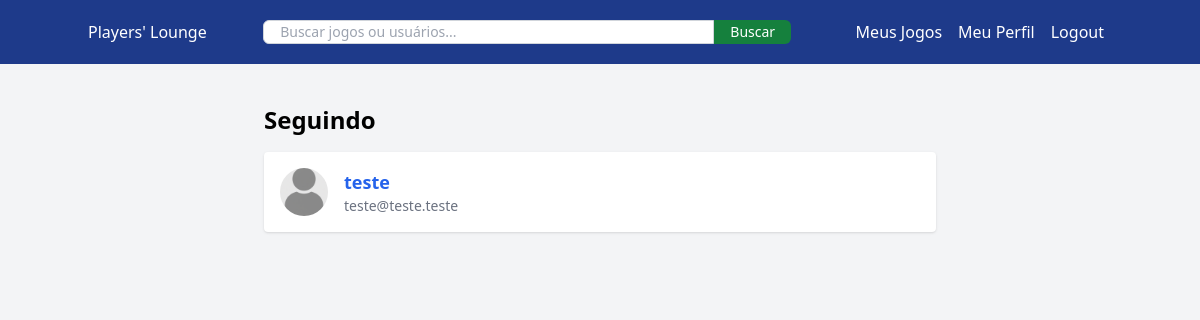
Before: /index.php?action=show_followers&username=Hawkie (signed in) with the older database file.
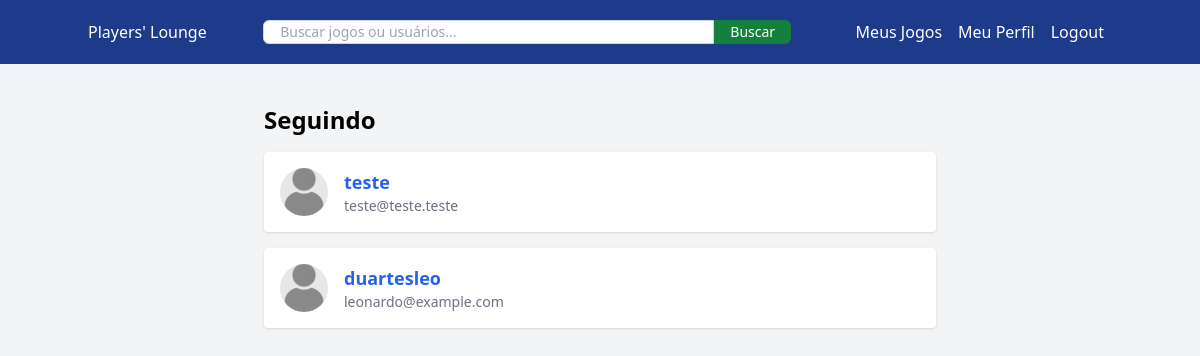
After: the same page with the newer database file.
### tables this page shows
CREATE TABLE "users"(
  id integer primary key autoincrement not null,
  username varchar(255) not null unique,
  password varchar(255) not null,
  name varchar(255) not null,
  bio varchar(255),
  profile_picture varchar(255),
  email varchar(255) not null unique
  );

### controllers/UserController.php (called while the page is built, shortened)
<?php
require_once 'models/User.php';
class UserController
{
    private $userModel;
    public function __construct($pdo)
    {
        $this->userModel = new User($pdo);
    }
    public function showFollowers()
    {
        $username = $_GET['username'];
        $followerId = $this->userModel->getFollowersByUsername($username);
        $profiles = [];
        foreach ($followerId as $profile) {
            $profiles[] = $this->userModel->getUserById($profile['follower_id']);
        }
        include 'views/users/following.php';
        exit;
    }
}

### index.php (called while the page is built, shortened)
<?php
Router::route();
?>

### models/User.php (called while the page is built, shortened)
<?php
class User
{
    private $db;
    public function __construct($pdo)
    {
        $this->db = $pdo;
    }
    public function getUserById($user_id)
    {
        $stmt = $this->db->prepare("SELECT * FROM users WHERE id = ?");
        $stmt->execute([$user_id]);
        return $stmt->fetch();
    }
    public function findByUsername($username)
    {
        $stmt = $this->db->prepare("SELECT * FROM users WHERE username = ?");
        $stmt->execute([$username]);
        return $stmt->fetch();
    }
    public function getFollowersByUsername($username)
    {
        $userId = $this->findByUsername($username)['id'];
        $stmt = $this->db->prepare("SELECT * FROM followers WHERE following_id = ?");
        $stmt->execute([$userId]);
        return $stmt->fetchAll();
    }
}

### views/users/following.php (the view)
<div class="max-w-2xl mx-auto py-6">
    <h2 class="text-2xl font-semibold mb-4">Seguindo</h2>
    <?php if (empty($profiles)): ?>
        <p class="text-gray-600">Você olha ao redor, mas não vê nenhum stalker por aqui...</p>
    <?php else: ?>
        <ul class="space-y-4">
            <?php foreach ($profiles as $profile): ?>
                <li class="flex items-center bg-white shadow p-4 rounded">
                    <img src="uploads/profilePictures/<?=$profile['profile_picture'] ?? 'defaultProfilePicture.jpg'?>" alt="Avatar" class="w-12 h-12 rounded-full object-cover mr-4">
                    <div>
                        <a href="index.php?action=profile&user=<?= urlencode($profile['username']) ?>" class="text-lg font-semibold text-blue-600 hover:underline">
                            <?= htmlspecialchars($profile['username']) ?>
                        </a>
                        <p class="text-sm text-gray-500"><?=$profile['email'];?></p>
                    </div>
                </li>
            <?php endforeach; ?>
        </ul>
    <?php endif; ?>
</div>
<?php include 'views/templates/footer.php'; ?>

Changed rows visible on the page:
added users: username "duartesleo", email "leonardo@example.com"
